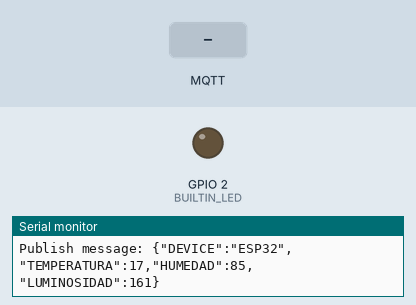
The sketch below on a simulated ESP32. On the bench: output pins drawn as LEDs (lit = HIGH), the last lines printed to the serial monitor. Inputs (shaded band) come from the test bench. WiFi joins after 1.5 s; servers stay silent unless stated; random numbers use the default seed unless the sketch sets one; no MQTT or app messages arrive unless stated.

Above: at 2.7 s.
2.8 s: MQTT message "0" arrives on the first subscribed topic
At 3.3 s:
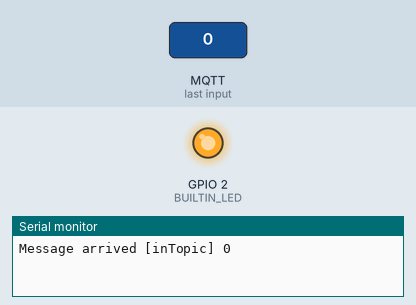
4.3 s: MQTT message "1" arrives on the first subscribed topic
At 5.5 s:
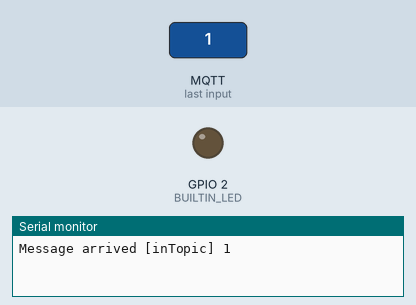
5.8 s: MQTT message "2" arrives on the first subscribed topic
At 6.8 s:
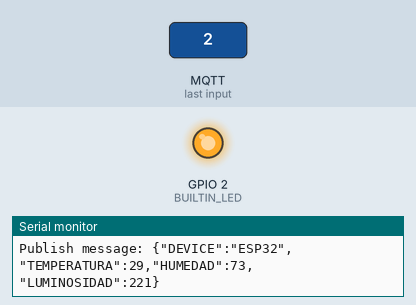
Timing chart, 0 to 8.8 s (numbered marks = the images above; inputs shaded):
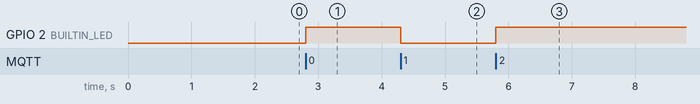

Measured:
- after the input at 2.8 s, GPIO 2 (BUILTIN_LED): LOW → HIGH at once
- after the input at 4.3 s, GPIO 2 (BUILTIN_LED): HIGH → LOW at once
- after the input at 5.8 s, GPIO 2 (BUILTIN_LED): LOW → HIGH at once

The sketch:

Esp32_JSON_MySQL.ino
```cpp
/*
 Basic ESP8266 MQTT example
 This sketch demonstrates the capabilities of the pubsub library in combination
 with the ESP8266 board/library.
 It connects to an MQTT server then:
  - publishes "hello world" to the topic "outTopic" every two seconds
  - subscribes to the topic "inTopic", printing out any messages
    it receives. NB - it assumes the received payloads are strings not binary
  - If the first character of the topic "inTopic" is an 1, switch ON the ESP Led,
    else switch it off
 It will reconnect to the server if the connection is lost using a blocking
 reconnect function. See the 'mqtt_reconnect_nonblocking' example for how to
 achieve the same result without blocking the main loop.
 To install the ESP8266 board, (using Arduino 1.6.4+):
  - Add the following 3rd party board manager under "File -> Preferences -> Additional Boards Manager URLs":
       http://arduino.esp8266.com/stable/package_esp8266com_index.json
  - Open the "Tools -> Board -> Board Manager" and click install for the ESP8266"
  - Select your ESP8266 in "Tools -> Board"
*/
#include <ArduinoJson.h>
#include <WiFi.h>
#include <PubSubClient.h>
#define BUILTIN_LED 2

// Update these with values suitable for your network.

const char* ssid = "Educatronicos";
const char* password = "Edu12345";
const char* mqtt_server = "ec2-3-86-227-254.compute-1.amazonaws.com";
String username_mqtt="educatronicosiot";
String password_mqtt="12345678";

WiFiClient espClient;
PubSubClient client(espClient);
unsigned long lastMsg = 0;
#define MSG_BUFFER_SIZE  (50)
char msg[MSG_BUFFER_SIZE];
int value = 0;

void setup_wifi() {

  delay(10);
  // We start by connecting to a WiFi network
  Serial.println();
  Serial.print("Connecting to ");
  Serial.println(ssid);

  WiFi.mode(WIFI_STA);
  WiFi.begin(ssid, password);

  while (WiFi.status() != WL_CONNECTED) {
    delay(500);
    Serial.print(".");
  }

  randomSeed(micros());

  Serial.println("");
  Serial.println("WiFi connected");
  Serial.println("IP address: ");
  Serial.println(WiFi.localIP());
}

void callback(char* topic, byte* payload, unsigned int length) {
  Serial.print("Message arrived [");
  Serial.print(topic);
  Serial.print("] ");
  for (int i = 0; i < length; i++) {
    Serial.print((char)payload[i]);
  }
  Serial.println();

  // Switch on the LED if an 1 was received as first character
  if ((char)payload[0] == '1') {
    digitalWrite(BUILTIN_LED, LOW);
    // Turn the LED on (Note that LOW is the voltage level
    // but actually the LED is on; this is because
    // it is active low on the ESP-01)
  } else {
    digitalWrite(BUILTIN_LED, HIGH);
    // Turn the LED off by making the voltage HIGH
  }

}

void reconnect() {
  // Loop until we're reconnected
  while (!client.connected()) {
    Serial.print("Attempting MQTT connection...");
    // Create a random client ID
    String clientId = "ESP8266Client-";
    clientId += String(random(0xffff), HEX);
    // Attempt to connect
    if (client.connect(clientId.c_str(), username_mqtt.c_str() , password_mqtt.c_str())) {
      Serial.println("connected");
      // Once connected, publish an announcement...
      client.publish("outTopic", "hello world");
      // ... and resubscribe
      client.subscribe("inTopic");
    } else {
      Serial.print("failed, rc=");
      Serial.print(client.state());
      Serial.println(" try again in 5 seconds");
      // Wait 5 seconds before retrying
      delay(5000);
    }
  }
}

void setup() {
  pinMode(BUILTIN_LED, OUTPUT);     // Initialize the BUILTIN_LED pin as an output
  Serial.begin(115200);
  setup_wifi();
  client.setServer(mqtt_server, 1883);
  client.setCallback(callback);
}

void loop() {

  if (!client.connected()) {
    reconnect();
  }
  client.loop();

  unsigned long now = millis();
  if (now - lastMsg > 2000) {
    lastMsg = now;
    //++value;
    //snprintf (msg, MSG_BUFFER_SIZE, "hello world #%ld", value);

    StaticJsonDocument<128> doc;

    doc["DEVICE"] = "ESP32";
    //doc["Anho"] = 2022;
    //doc["Empresa"] = "Educatronicos";
    doc["TEMPERATURA"] = random(15,35);
    doc["HUMEDAD"] = random(60,90);
    doc["LUMINOSIDAD"] = random(100,400);

    String output;

    serializeJson(doc, output);

    Serial.print("Publish message: ");
    Serial.println(output);
    client.publish("test", output.c_str());
  }
}
```
